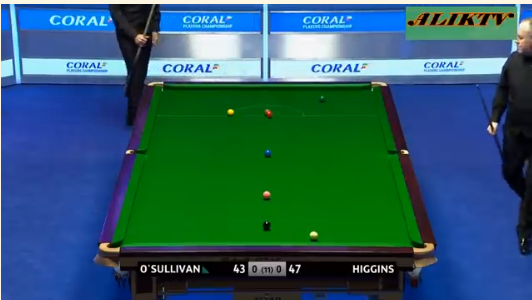
#> input picture data/images/table1.png, 532 x 300 px, found by its file name
$ python table.py
#> lines starting #> are read from the running program, lines starting #| are printed output that depends on the picture; after the words box and inside, x2 and y2 are one past the last pixel; in counts of white or black regions, pixels touching at a corner belong together
### src/helpers.py
import numpy as np
import cv2
import matplotlib.pyplot as plt


def np_to_int_tuple(colour):
    # From format: (np.uint8(22), np.uint8(26), np.uint8(253)) to (22, 26, 253)
    # because it was breaking my code :()

    return tuple(map(int, colour))


def to_hsv(img):
    """
    Convert an image from BGR to HSV colorspace
    """
    return cv2.cvtColor(img.copy(), cv2.COLOR_BGR2HSV)


# Classifies a colour
def classify(rgb_tuple):
    # eg. rgb_tuple = (22,26,253)

    # add as many colors as appropriate here, but for
    # the stated use case you just want to see if your
    # pixel is 'more red' or 'more green'
    colors = {
        "red": (255, 0, 0),
        "green": (0, 255, 0),
        "blue": (0, 0, 255),
    }

    manhattan = lambda x, y: abs(x[0] - y[0]) + abs(x[1] - y[1]) + abs(x[2] - y[2])
    distances = {k: manhattan(v, rgb_tuple) for k, v in colors.items()}
    color = min(distances, key=distances.get)

    return color


def create_colour_range(colour, colour_range=45):
    lower_colour = np.zeros(3, dtype="uint8")
    upper_colour = np.zeros(3, dtype="uint8")

    for i in range(0, 3):
        if colour[i] < colour_range:
            lower_colour[i] = 0
        else:
            lower_colour[i] = colour[i] - colour_range

        if colour[i] > (255 - colour_range):
            upper_colour[i] = 255
        else:
            upper_colour[i] = colour[i] + colour_range

    return lower_colour, upper_colour


def get_contours(hsv, lower_color, upper_color, filter_radius=7):
    """
    Returns the contours generated from the given color range
    """
    # Threshold the HSV image to get only cloth colors
    mask = cv2.inRange(hsv, lower_color, upper_color)

    # use a median filter to get rid of speckle noise
    median = cv2.medianBlur(mask, filter_radius)

    # get the contours of the filtered mask
    # this modifies median in place!
    contours = cv2.findContours(median, cv2.RETR_EXTERNAL, cv2.CHAIN_APPROX_SIMPLE)

    return contours


def mask_table_bed(contours):
    """
    Mask out the table bed, assuming that it will be the biggest contour.
    """

    # The largest area should be the table bed
    areas = []
    breakpoint()
    for c in contours:
        areas.append(cv2.contourArea(c))

    # return the contour that delineates the table bed
    largest_contour = get_index_of_max(areas)
    return contours[largest_contour[0]]


# [45 lines left out: function transform_to_overhead, not called in this run]


# Nasty ass function which can probably be improved with some type conversion learning
def count_pixel_colour_frequency(image):
    colors, count = np.unique(
        image.reshape(-1, image.shape[-1]), axis=0, return_counts=True
    )

    # Returns the indexes to sort the prev arrays in descending order
    sorted_colours_indexes = np.argsort(-count)

    return colors[sorted_colours_indexes]


# [62 lines left out: functions dist_between, get_UL_coord, get_UR_coord, get_LL_coord, get_LR_coord, not called in this run]


def show_image(img):
    cv2.imshow("lmao", img)
    cv2.waitKey(0)


# [24 lines left out: functions get_index_of_min, get_index_of_max, not called in this run]

### src/table.py
import numpy as np
import cv2
import helpers


img = cv2.imread("data/images/table1.png")
#> img is the input picture: shape (300, 532, 3); mean B, G, R 103.1, 92, 45.1

hsv = helpers.to_hsv(img)
#> in to_hsv, `return cv2.cvtColor(img.copy(), cv2.COLOR_BGR2HSV)`: returned value: shape (300, 532, 3); mean H, S, V 91.8, 179.4, 131

colour_distribution = helpers.count_pixel_colour_frequency(hsv)

cloth_colour = []


for colour in colour_distribution:

    if helpers.classify(helpers.np_to_int_tuple(colour)) == "green":
        cloth_colour = colour
        break
#> this loop made 2 passes
#> (distances in classify, color in classify, cloth_colour) on pass 2: ({'red': 562, 'green': 174, 'blue': 458}, 'green', [61, 255, 113])
#> (colour, distances in classify, color in classify) on pass 1: ([22, 26, 253], {'red': 512, 'green': 504, 'blue': 50}, 'blue')

lower_colour, upper_colour = helpers.create_colour_range(cloth_colour)
#> after the loop in create_colour_range, `for i in range(0, 3):`: lower_colour = [16, 210, 68]; upper_colour = [106, 255, 158]
#> lower_colour = [16, 210, 68]; upper_colour = [106, 255, 158]

# We now have the probable cloth colour, and we can continue finding the contour
contours = helpers.get_contours(hsv, lower_colour, upper_colour)
#> in get_contours, `mask = cv2.inRange(hsv, lower_color, upper_color)`:
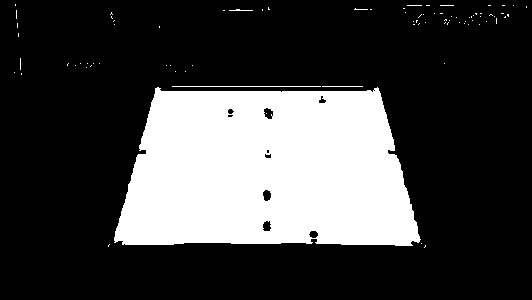
#> mask: shape (300, 532); 25.6% white; 82 white regions (78 under 20 px), largest, box (x1, y1, x2, y2) and area: (114, 87, 421, 246) 40495, (172, 86, 321, 87) 149, (322, 86, 363, 87) 41, (229, 9, 253, 11) 28
#> in get_contours, `median = cv2.medianBlur(mask, filter_radius)`:
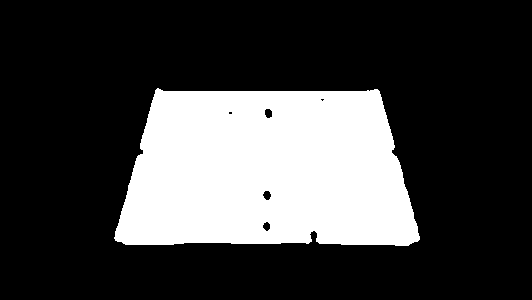
#> median: shape (300, 532); 25.4% white; 1 white region
#> in get_contours, `contours = cv2.findContours(median, cv2.RETR_EXTERNAL, cv2.CHAIN_APPRO..`: contours = 1 contour; box (x1, y1, x2, y2) and area: (114, 88, 420, 246) 40346
#> the loop in mask_table_bed, `for c in contours:` made 1 pass
#> after the loop in mask_table_bed, `for c in contours:`: areas = []
# We should have one big contour now

#> (the run stopped early here; a loop or call above may not have finished)
